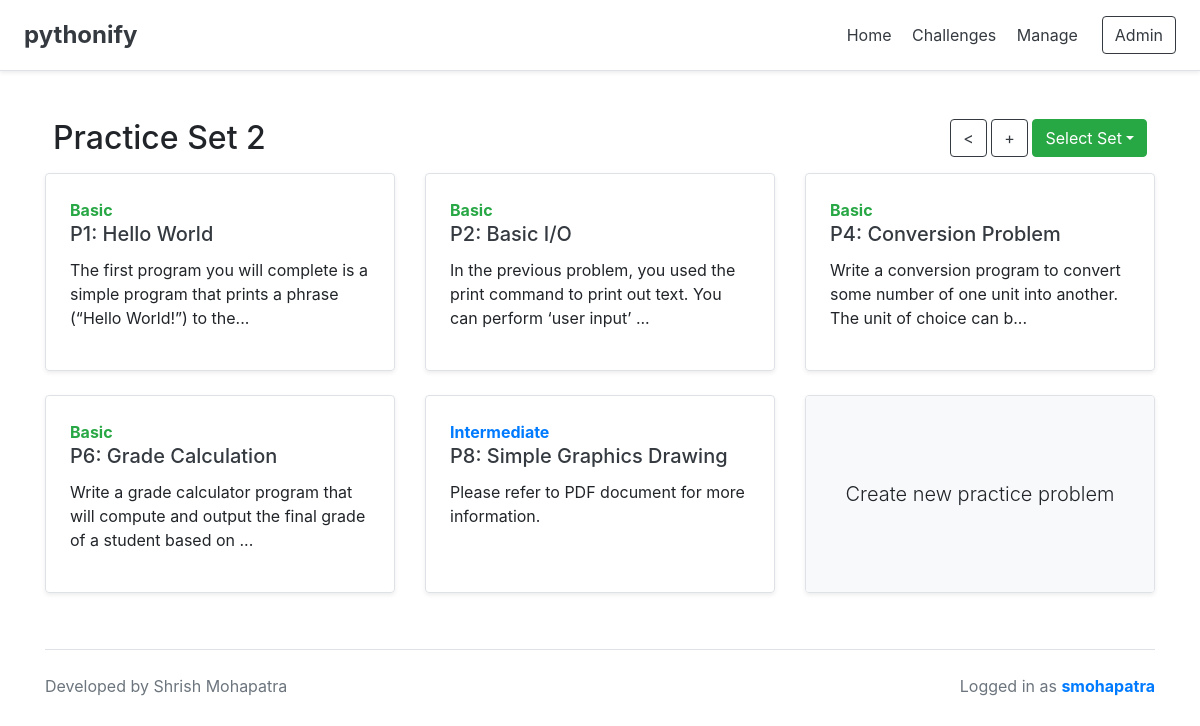
Page /view_set (signed in) on the committed database.
### core/models.py (models this page shows, shortened)
class PromptSet(models.Model):
    name = models.CharField(max_length=100)
    course = models.ForeignKey(Course, on_delete=models.CASCADE)

class Prompt(models.Model):
    name = models.CharField(max_length=100)
    ref = models.PositiveIntegerField(verbose_name="Question #")
    difficulty = models.CharField(max_length=64, choices=ch_difficulty, default="Intermediate")
    description = models.TextField(help_text="Leave blank to suggest users to refer to the PDF.", blank=True)
    hint = models.TextField(blank=True)
    rating = models.DecimalField(verbose_name="Satisfaction", max_digits=4, decimal_places=2, default=0)
    complete_count = models.PositiveIntegerField(verbose_name="# Completed", default=0)
    prompt_set = models.ForeignKey(PromptSet, on_delete=models.CASCADE)
    def get_summary(self):
        output = ""
        if (not self.description) or (self.description == ""):
            output = "Please refer to PDF document for more information."
        else:
            output += self.description
            output = output[:100] + "..."
        return output
    def get_difficulty_color(self, type=0):
        diff = self.difficulty
        color = ""
        if diff == "Basic":
            color = "text-success"
        elif diff == "Intermediate":
            color = "text-primary"
        elif diff == "Advanced":
            color = "text-danger"
        else:
            color = "text-dark"
        return color

### core/views.py (the view)
# urls.py: url(r'^view_set$', view_set, name='view_set'),
def view_set(request):
    if not check_auth(request):
        return redirect('signin')
    profile = get_profile(request)
    sets = get_sets_available()
    set_select = get_set_select(request)
    prompts = Prompt.objects.filter(prompt_set=set_select)
    prompts = sorted(prompts, key=operator.attrgetter('ref'))
    completed = []
    if profile:
        for i in range(len(prompts)):
            if prompts[i] in profile.completed.all():
                completed.append(i)
    context = {
        'sets': sets,
        'set_select': set_select,
        'prompts': prompts,
        'completed': completed
    }
    return render(request, 'view_set.html', context)

### core/views.py (called while the page is built)
def check_auth(request):
    if not request.user.is_authenticated:
        return False
    else:
        return True

def get_profile(request):
    query = Profile.objects.filter(user=request.user)
    try:
        profile = query[0]
    except IndexError:
        profile = False
    return profile

def get_sets_available():
    sets = []
    query = PromptSet.objects.all()
    sets += query
    return sets

def get_sets_ref(request):
    if not('set_select' in request.session):
        request.session['set_select'] = -1
    ref = request.session['set_select']
    return ref

def get_set_select(request):
    sets = get_sets_available()
    ref = get_sets_ref(request)
    try:
        set_select = sets[ref]
    except IndexError:
        set_select = sets[0]
        request.session['set_select'] = 0
    return set_select

### core/templates/view_set.html (shortened to what this page needs)
{% extends 'base.html' %}
{% block body %}
<div class="container theme-showcase">
    <div class="row d-flex justify-content-end">
        <div class="mr-auto p-2">
            {% if user.is_superuser %}
                <h2><a href="/edit_set/{{set_select.pk}}" style="color: inherit;">
                    {{ set_select.name }}</a></h2>
            {% else %}
                <h2>{{ set_select.name }}</h2>
            {% endif %}
        </div>
        <div class="p-2">
            <a class="btn btn-outline-dark" href="/index"><</a>
            {% if user.is_superuser %}
                <a class="btn btn-outline-dark" href="/create_set">+</a>
            {% endif %}
            <a class="btn btn-success dropdown-toggle" href="#" role="button" id="dropdownSetLink" data-toggle="dropdown"
               aria-haspopup="true" aria-expanded="false">Select Set</a>
        </div>
    </div>
</div>
<div class="row mb-2">
    {% for prompt in prompts %}
    <div class="col-md-4 d-flex">
        <div class="flex-fill row no-gutters border rounded overflow-hidden flex-md-row mb-4 shadow-sm h-md-250 position-relative">
            {% if forloop.counter0 in completed %}
                <div class="col p-4 d-flex flex-column position-static bg-light">
            {% else %}
                <div class="col p-4 d-flex flex-column position-static">
            {% endif %}
                <b><a class="{{ prompt.get_difficulty_color}}">{{ prompt.difficulty }}</a></b>
                <font color="#343a40"><h5 class="card-title">P{{ prompt.ref }}: {{ prompt.name }}</h5></font>
                <p class="">{{ prompt.get_summary }}</p>
            </div>
        </div>
    </div>
    {% endfor %}
    {% if user.is_superuser %}
        <div class="col-md-4 d-flex">
            <div class="flex-fill row no-gutters border rounded overflow-hidden flex-md-row mb-4 shadow-sm h-md-250 position-relative">
                <div class="col p-4 d-flex flex-column position-static bg-light">
                    <p class="lead text-center my-auto">Create new practice problem</p>
                </div>
            </div>
        </div>
    {% endif %}
</div>
{% endblock %}

### core/templates/base.html (shortened to what this page needs)
<!doctype html>
<html lang="en">
    <head>
        {% load static %} <! CSS --->
        <link rel="stylesheet" href="https://stackpath.bootstrapcdn.com/bootstrap/4.3.1/css/bootstrap.min.css">
    </head>
    <body>
        <div class="d-flex flex-column flex-md-row align-items-center p-3 px-md-4 mb-3 bg-white border-bottom shadow-sm">
            <h4 class="my-0 mr-md-auto font-weight-normal"><a href="/index"><font color="#343a40"><b>pythonify</b></font></a></h4>
            <nav class="my-2 my-md-0 mr-md-3">
                {% if user.get_username|length != 0 %}
                <a class="p-2 text-dark" href="/index">Home</a>
                <a class="p-2 text-dark" href="/view_set">Challenges</a>
                    {% if user.is_superuser %}
                        <a class="p-2 text-dark" href="/manage">Manage</a>
                    {% endif %}
                {% endif %}
            </nav>
            {% if user.get_username|length != 0 %}
                {% if user.is_superuser %}
                    <a class="btn btn-outline-dark" href="/admin">Admin</a>
                {% endif %}
            {% endif %}
        </div>
        <div class="container">
            <br>
            {% block body %}
            {% endblock %}
            <br>
            <footer class="border-top"><br>
                <p class="float-right text-muted">
                    {% if user.get_username|length != 0 %}
                        Logged in as <a href="/signin"><b>{{ user.get_username }}</b></a>
                    {% endif %}
                </p>
                <p class="text-muted">
                    Developed by Shrish Mohapatra
                </p>
            </footer>
        </div>
    </body>
</html>

### rows in the picture
PromptSet: name "Practice Set 2"
Prompt: difficulty "Basic", ref "1", name "Hello World", get_summary "The first program you will complete is a simple program that prints a phrase (“Hello World!”) to the..."
Prompt: difficulty "Basic", ref "2", name "Basic I/O", get_summary "In the previous problem, you used the print command to print out text. You can perform ‘user input’ ..."
Prompt: difficulty "Basic", ref "4", name "Conversion Problem", get_summary "Write a conversion program to convert some number of one unit into another. The unit of choice can b..."
Prompt: difficulty "Basic", ref "6", name "Grade Calculation", get_summary "Write a grade calculator program that will compute and output the final grade of a student based on ..."
Prompt: difficulty "Intermediate", ref "8", name "Simple Graphics Drawing", get_summary "Please refer to PDF document for more information."

### other values in the picture
{{ user.get_username }} "smohapatra"
